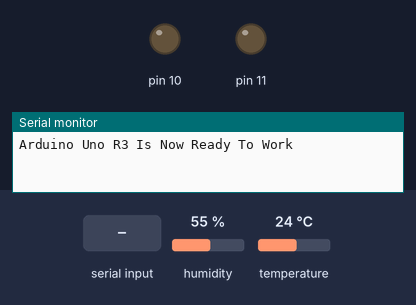
The sketch below on a simulated Arduino Uno, built with avr-gcc and run on an emulated ATmega328P. Parts: output pins drawn as LEDs (lit = HIGH), the last lines printed to the serial monitor. Inputs (shaded band) come from the test bench; at power-on: humidity 55 %, temperature 24 °C.

Above: at 1.2 s.
1.3 s: "1" received over the second serial link
At 2.4 s:
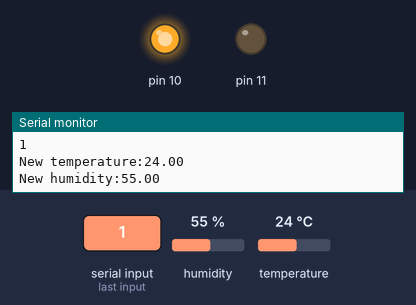
2.8 s: "2" received over the second serial link
At 3.6 s:
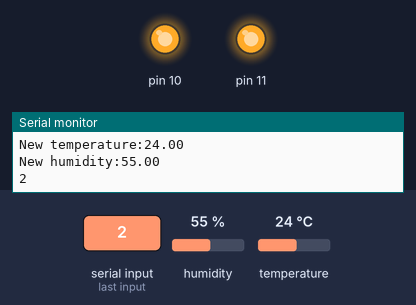
4.3 s: "0" received over the second serial link
At 4.7 s:
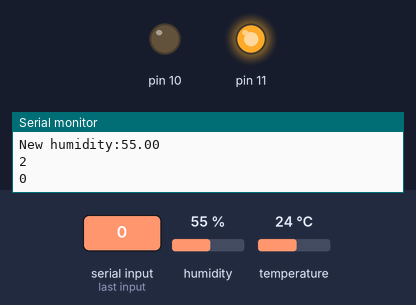
5.8 s: "3" received over the second serial link
At 7.1 s:
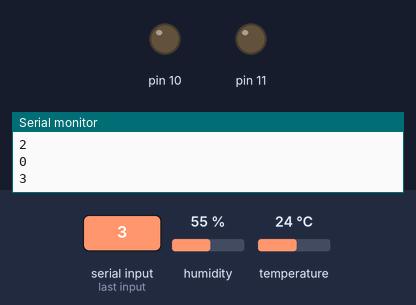
Timing chart, 0 to 8.3 s (numbered marks = the images above; inputs shaded):
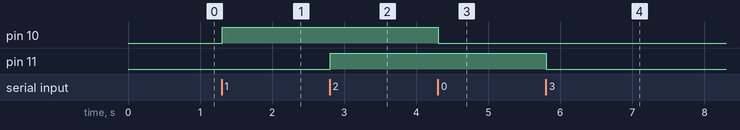

The sketch:

Arduino_ESP8266_PartArduino_Software_serial.ino
```cpp
#include <SoftwareSerial.h>
#include "DHT.h"
String readString;
SoftwareSerial ESPSerial(7,8); // RX, TX

const int DHTPIN = 9;       //Đọc dữ liệu từ DHT11 ở chân 9 trên mạch Arduino
const int DHTTYPE = DHT11;  //Khai báo loại cảm biến
DHT dht(DHTPIN, DHTTYPE);

void setup() {
  // Open serial communications
  Serial.begin(9600);
  // set the data rate for the SoftwareSerial port
  // if this doesnt work you for you then try different baud rate
  ESPSerial.begin(9600);
  Serial.println("Arduino Uno R3 Is Now Ready To Work");
  pinMode(10,OUTPUT);
  digitalWrite(10,LOW);
  pinMode(11,OUTPUT);
  digitalWrite(11,LOW);
  dht.begin();         // Khởi động cảm biến
}

bool checkBound(float newValue, float prevValue, float maxDiff) {
  return !isnan(newValue) &&
         (newValue < prevValue - maxDiff || newValue > prevValue + maxDiff);
}

long lastMsg = 0;
float temp = 0.0;
float hum = 0.0;
float diff = 1.0;

void loop(void) {
  while (ESPSerial.available()) {
    // reads input from ESP8266
    delay(5);
    char c = ESPSerial.read();
    readString += c;
  }

  readString.trim();
  if (readString.length() >0) {

    if(readString == "switching on"||readString == "switching off"){
      Serial.println(readString);
    }

    if (readString == "1"){
      Serial.println(readString);
      //Serial.println("Pin 10 is HIGH");
      digitalWrite(10, HIGH);
    }

    if (readString == "0"){
      Serial.println(readString);
      //Serial.println("Pin 10 is LOW");
      digitalWrite(10, LOW);
    }

     if (readString == "2"){
      Serial.println(readString);
      //Serial.println("Pin 11 is HIGH");
      digitalWrite(11, HIGH);
    }

    if (readString == "3"){
      Serial.println(readString);
      //Serial.println("Pin 11 is LOW");
      digitalWrite(11, LOW);
    }

    readString="";
  }

  while (Serial.available()) {
    // reads input from PC and writes to ESP8266
    ESPSerial.write(Serial.read());
  }

  //DHT11 part
  long DHTtime = millis();
  if (DHTtime - lastMsg > 2000) {
    lastMsg = DHTtime;

    float newTemp = dht.readTemperature();
    float newHum = dht.readHumidity();
    // Đọc giá trị nhiệt độ F(isFahrenheit = true)
    float f = dht.readTemperature(true);

    // Kiểm tra quá trình đọc thành công hay không
    if (isnan(newTemp) || isnan(newHum) || isnan(f)) {
    Serial.println("Failed to read from DHT sensor!");
    return;
    }

    if (checkBound(newTemp, temp, diff)) {
      temp = newTemp;
      Serial.print("New temperature:");
      Serial.println(String(temp).c_str());
      ESPSerial.write("Temperature update");
      delay(100);
      ESPSerial.write(String(temp).c_str());
      delay(5);
    }

    if (checkBound(newHum, hum, diff)) {
      hum = newHum;
      Serial.print("New humidity:");
      Serial.println(String(hum).c_str());
      ESPSerial.write("Humidity update");
      delay(100);
      ESPSerial.write(String(hum).c_str());
      delay(5);
    }
  }
}
```

Measured:
- after the input at 1.3 s, pin 10: LOW → HIGH at once
- after the input at 2.8 s, pin 11: LOW → HIGH at once
- after the input at 4.3 s, pin 10: HIGH → LOW at once
- after the input at 5.8 s, pin 11: HIGH → LOW at once
